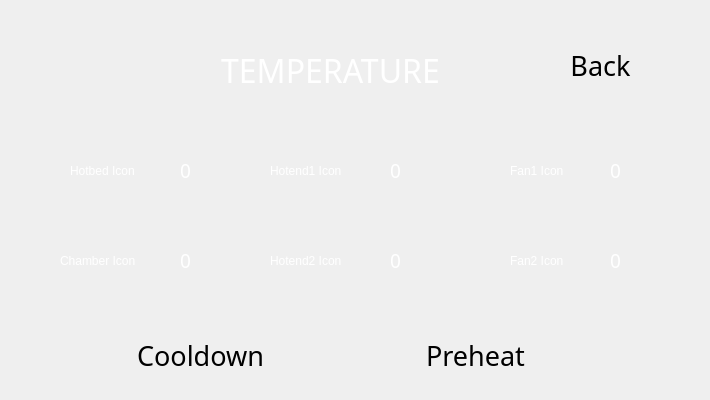
  <widget class="QWidget" name="temperature_page">
   <widget class="QLabel" name="temperature_hotend_2_icon_label">
    <property name="geometry">
     <rect>
      <x>270</x>
      <y>240</y>
      <width>71</width>
      <height>41</height>
     </rect>
    </property>
    <property name="styleSheet">
     <string notr="true">background: transparent; color: white;</string>
    </property>
    <property name="text">
     <string>Hotend2 Icon</string>
    </property>
   </widget>
   <widget class="QLabel" name="temperature_hotend_1_value_label">
    <property name="enabled">
     <bool>true</bool>
    </property>
    <property name="geometry">
     <rect>
      <x>360</x>
      <y>150</y>
      <width>71</width>
      <height>41</height>
     </rect>
    </property>
    <property name="font">
     <font>
      <family>Montserrat</family>
      <pointsize>14</pointsize>
     </font>
    </property>
    <property name="styleSheet">
     <string notr="true">background: transparent; color: white;</string>
    </property>
    <property name="text">
     <string>0</string>
    </property>
    <property name="alignment">
     <set>Qt::AlignCenter</set>
    </property>
   </widget>
   <widget class="QLabel" name="temperature_chamber_value_label_5">
    <property name="enabled">
     <bool>true</bool>
    </property>
    <property name="geometry">
     <rect>
      <x>150</x>
      <y>240</y>
      <width>71</width>
      <height>41</height>
     </rect>
    </property>
    <property name="font">
     <font>
      <family>Montserrat</family>
      <pointsize>14</pointsize>
     </font>
    </property>
    <property name="styleSheet">
     <string notr="true">background: transparent; color: white;</string>
    </property>
    <property name="text">
     <string>0</string>
    </property>
    <property name="alignment">
     <set>Qt::AlignCenter</set>
    </property>
   </widget>
   <widget class="QLabel" name="temperature_fan_1_icon_label">
    <property name="geometry">
     <rect>
      <x>510</x>
      <y>150</y>
      <width>61</width>
      <height>41</height>
     </rect>
    </property>
    <property name="styleSheet">
     <string notr="true">background: transparent; color: white;</string>
    </property>
    <property name="text">
     <string>Fan1 Icon</string>
    </property>
   </widget>
   <widget class="QLabel" name="temperature_fan_1_value_label">
    <property name="enabled">
     <bool>true</bool>
    </property>
    <property name="geometry">
     <rect>
      <x>580</x>
      <y>150</y>
      <width>71</width>
      <height>41</height>
     </rect>
    </property>
    <property name="font">
     <font>
      <family>Montserrat</family>
      <pointsize>14</pointsize>
     </font>
    </property>
    <property name="styleSheet">
     <string notr="true">background: transparent; color: white;</string>
    </property>
    <property name="text">
     <string>0</string>
    </property>
    <property name="alignment">
     <set>Qt::AlignCenter</set>
    </property>
   </widget>
   <widget class="QLabel" name="temperature_hotend_2_value_label">
    <property name="enabled">
     <bool>true</bool>
    </property>
    <property name="geometry">
     <rect>
      <x>360</x>
      <y>240</y>
      <width>71</width>
      <height>41</height>
     </rect>
    </property>
    <property name="font">
     <font>
      <family>Montserrat</family>
      <pointsize>14</pointsize>
     </font>
    </property>
    <property name="styleSheet">
     <string notr="true">background: transparent; color: white;</string>
    </property>
    <property name="text">
     <string>0</string>
    </property>
    <property name="alignment">
     <set>Qt::AlignCenter</set>
    </property>
   </widget>
   <widget class="QLabel" name="temperature_fan_2_value_label">
    <property name="enabled">
     <bool>true</bool>
    </property>
    <property name="geometry">
     <rect>
      <x>580</x>
      <y>240</y>
      <width>71</width>
      <height>41</height>
     </rect>
    </property>
    <property name="font">
     <font>
      <family>Montserrat</family>
      <pointsize>14</pointsize>
     </font>
    </property>
    <property name="styleSheet">
     <string notr="true">background: transparent; color: white;</string>
    </property>
    <property name="text">
     <string>0</string>
    </property>
    <property name="alignment">
     <set>Qt::AlignCenter</set>
    </property>
   </widget>
   <widget class="QLabel" name="temperature_chamber_icon_label">
    <property name="geometry">
     <rect>
      <x>60</x>
      <y>240</y>
      <width>81</width>
      <height>41</height>
     </rect>
    </property>
    <property name="styleSheet">
     <string notr="true">background: transparent; color: white;</string>
    </property>
    <property name="text">
     <string>Chamber Icon</string>
    </property>
   </widget>
   <widget class="QLabel" name="temperature_title_lable">
    <property name="geometry">
     <rect>
      <x>190</x>
      <y>50</y>
      <width>281</width>
      <height>41</height>
     </rect>
    </property>
    <property name="font">
     <font>
      <family>Momcake</family>
      <pointsize>24</pointsize>
     </font>
    </property>
    <property name="layoutDirection">
     <enum>Qt::RightToLeft</enum>
    </property>
    <property name="styleSheet">
     <string notr="true">background: transparent; color: white;</string>
    </property>
    <property name="text">
     <string>TEMPERATURE</string>
    </property>
    <property name="alignment">
     <set>Qt::AlignCenter</set>
    </property>
    <property name="class" stdset="0">
     <string>title_text</string>
    </property>
   </widget>
   <widget class="QLabel" name="temperature_bed_icon_label">
    <property name="geometry">
     <rect>
      <x>70</x>
      <y>150</y>
      <width>71</width>
      <height>41</height>
     </rect>
    </property>
    <property name="styleSheet">
     <string notr="true">background: transparent; color: white;</string>
    </property>
    <property name="text">
     <string>Hotbed Icon</string>
    </property>
   </widget>
   <widget class="QLabel" name="temperature_bed_value_label">
    <property name="enabled">
     <bool>true</bool>
    </property>
    <property name="geometry">
     <rect>
      <x>150</x>
      <y>150</y>
      <width>71</width>
      <height>41</height>
     </rect>
    </property>
    <property name="font">
     <font>
      <family>Montserrat</family>
      <pointsize>14</pointsize>
     </font>
    </property>
    <property name="styleSheet">
     <string notr="true">background: transparent; color: white;</string>
    </property>
    <property name="text">
     <string>0</string>
    </property>
    <property name="alignment">
     <set>Qt::AlignCenter</set>
    </property>
   </widget>
   <widget class="CustomQPushButton" name="temperature_cooldown_btn">
    <property name="geometry">
     <rect>
      <x>80</x>
      <y>320</y>
      <width>241</width>
      <height>71</height>
     </rect>
    </property>
    <property name="minimumSize">
     <size>
      <width>10</width>
      <height>10</height>
     </size>
    </property>
    <property name="font">
     <font>
      <family>Momcake</family>
      <pointsize>20</pointsize>
      <italic>false</italic>
      <stylestrategy>PreferAntialias</stylestrategy>
     </font>
    </property>
    <property name="mouseTracking">
     <bool>false</bool>
    </property>
    <property name="tabletTracking">
     <bool>true</bool>
    </property>
    <property name="contextMenuPolicy">
     <enum>Qt::NoContextMenu</enum>
    </property>
    <property name="layoutDirection">
     <enum>Qt::LeftToRight</enum>
    </property>
    <property name="styleSheet">
     <string notr="true"/>
    </property>
    <property name="text">
     <string>Cooldown</string>
    </property>
    <property name="autoDefault">
     <bool>false</bool>
    </property>
    <property name="flat">
     <bool>true</bool>
    </property>
    <property name="class" stdset="0">
     <string>menu_btn</string>
    </property>
    <property name="borderLeftPixmap" stdset="0">
     <pixmap resource="resources/button_resources.qrc">:/button_borders/media/buttons/btn_part1.svg</pixmap>
    </property>
    <property name="borderCenterPixmap" stdset="0">
     <pixmap resource="resources/button_resources.qrc">:/button_borders/media/buttons/btn_part2.svg</pixmap>
    </property>
    <property name="borderRightPixmap" stdset="0">
     <pixmap resource="resources/button_resources.qrc">:/button_borders/media/buttons/btn_part3.svg</pixmap>
    </property>
   </widget>
   <widget class="QLabel" name="temperature_fan_2_icon_label">
    <property name="geometry">
     <rect>
      <x>510</x>
      <y>240</y>
      <width>61</width>
      <height>41</height>
     </rect>
    </property>
    <property name="styleSheet">
     <string notr="true">background: transparent; color: white;</string>
    </property>
    <property name="text">
     <string>Fan2 Icon</string>
    </property>
   </widget>
   <widget class="QLabel" name="temperature_hotend_1_icon_label">
    <property name="geometry">
     <rect>
      <x>270</x>
      <y>150</y>
      <width>81</width>
      <height>41</height>
     </rect>
    </property>
    <property name="styleSheet">
     <string notr="true">background: transparent; color: white;</string>
    </property>
    <property name="text">
     <string>Hotend1 Icon</string>
    </property>
   </widget>
   <widget class="CustomQPushButton" name="temperature_preheat_btn">
    <property name="geometry">
     <rect>
      <x>350</x>
      <y>320</y>
      <width>251</width>
      <height>71</height>
     </rect>
    </property>
    <property name="minimumSize">
     <size>
      <width>10</width>
      <height>10</height>
     </size>
    </property>
    <property name="font">
     <font>
      <family>Momcake</family>
      <pointsize>20</pointsize>
      <italic>false</italic>
      <stylestrategy>PreferAntialias</stylestrategy>
     </font>
    </property>
    <property name="mouseTracking">
     <bool>false</bool>
    </property>
    <property name="tabletTracking">
     <bool>true</bool>
    </property>
    <property name="contextMenuPolicy">
     <enum>Qt::NoContextMenu</enum>
    </property>
    <property name="layoutDirection">
     <enum>Qt::LeftToRight</enum>
    </property>
    <property name="styleSheet">
     <string notr="true"/>
    </property>
    <property name="text">
     <string>Preheat</string>
    </property>
    <property name="autoDefault">
     <bool>false</bool>
    </property>
    <property name="flat">
     <bool>true</bool>
    </property>
    <property name="class" stdset="0">
     <string>menu_btn</string>
    </property>
    <property name="borderLeftPixmap" stdset="0">
     <pixmap resource="resources/button_resources.qrc">:/button_borders/media/buttons/btn_part1.svg</pixmap>
    </property>
    <property name="borderCenterPixmap" stdset="0">
     <pixmap resource="resources/button_resources.qrc">:/button_borders/media/buttons/btn_part2.svg</pixmap>
    </property>
    <property name="borderRightPixmap" stdset="0">
     <pixmap resource="resources/button_resources.qrc">:/button_borders/media/buttons/btn_part3.svg</pixmap>
    </property>
   </widget>
   <widget class="CustomQPushButton" name="temperature_back_btn">
    <property name="geometry">
     <rect>
      <x>500</x>
      <y>30</y>
      <width>201</width>
      <height>71</height>
     </rect>
    </property>
    <property name="minimumSize">
     <size>
      <width>10</width>
      <height>10</height>
     </size>
    </property>
    <property name="font">
     <font>
      <family>Momcake</family>
      <pointsize>20</pointsize>
      <italic>false</italic>
      <stylestrategy>PreferAntialias</stylestrategy>
     </font>
    </property>
    <property name="mouseTracking">
     <bool>false</bool>
    </property>
    <property name="tabletTracking">
     <bool>true</bool>
    </property>
    <property name="contextMenuPolicy">
     <enum>Qt::NoContextMenu</enum>
    </property>
    <property name="layoutDirection">
     <enum>Qt::LeftToRight</enum>
    </property>
    <property name="styleSheet">
     <string notr="true"/>
    </property>
    <property name="text">
     <string>Back</string>
    </property>
    <property name="autoDefault">
     <bool>false</bool>
    </property>
    <property name="flat">
     <bool>true</bool>
    </property>
    <property name="class" stdset="0">
     <string>menu_btn</string>
    </property>
    <property name="borderLeftPixmap" stdset="0">
     <pixmap resource="resources/button_resources.qrc">:/button_borders/media/buttons/btn_part1.svg</pixmap>
    </property>
    <property name="borderCenterPixmap" stdset="0">
     <pixmap resource="resources/button_resources.qrc">:/button_borders/media/buttons/btn_part2.svg</pixmap>
    </property>
    <property name="borderRightPixmap" stdset="0">
     <pixmap resource="resources/button_resources.qrc">:/button_borders/media/buttons/btn_part3.svg</pixmap>
    </property>
   </widget>
   <widget class="QPushButton" name="hotend_temp_btn">
    <property name="geometry">
     <rect>
      <x>60</x>
      <y>150</y>
      <width>171</width>
      <height>41</height>
     </rect>
    </property>
    <property name="styleSheet">
     <string notr="true">QPushButton{background:Transparent;}</string>
    </property>
    <property name="text">
     <string/>
    </property>
    <property name="flat">
     <bool>true</bool>
    </property>
   </widget>
   <widget class="QPushButton" name="hotend_1_temp_btn">
    <property name="geometry">
     <rect>
      <x>260</x>
      <y>150</y>
      <width>191</width>
      <height>51</height>
     </rect>
    </property>
    <property name="styleSheet">
     <string notr="true">QPushButton{background:Transparent;}</string>
    </property>
    <property name="text">
     <string/>
    </property>
    <property name="flat">
     <bool>true</bool>
    </property>
   </widget>
   <widget class="QPushButton" name="fan_power_btn">
    <property name="geometry">
     <rect>
      <x>490</x>
      <y>150</y>
      <width>181</width>
      <height>41</height>
     </rect>
    </property>
    <property name="styleSheet">
     <string notr="true">QPushButton{background:Transparent;}</string>
    </property>
    <property name="text">
     <string/>
    </property>
    <property name="flat">
     <bool>true</bool>
    </property>
   </widget>
   <widget class="QPushButton" name="chamber_temp_btn">
    <property name="geometry">
     <rect>
      <x>50</x>
      <y>240</y>
      <width>181</width>
      <height>41</height>
     </rect>
    </property>
    <property name="styleSheet">
     <string notr="true">QPushButton{background:Transparent;}</string>
    </property>
    <property name="text">
     <string/>
    </property>
    <property name="flat">
     <bool>true</bool>
    </property>
   </widget>
   <widget class="QPushButton" name="chamber_1_temp_btn">
    <property name="geometry">
     <rect>
      <x>260</x>
      <y>240</y>
      <width>181</width>
      <height>41</height>
     </rect>
    </property>
    <property name="styleSheet">
     <string notr="true">QPushButton{background:Transparent;}</string>
    </property>
    <property name="text">
     <string/>
    </property>
    <property name="flat">
     <bool>true</bool>
    </property>
   </widget>
   <widget class="QPushButton" name="fan_1_power_btn">
    <property name="geometry">
     <rect>
      <x>500</x>
      <y>240</y>
      <width>171</width>
      <height>41</height>
     </rect>
    </property>
    <property name="styleSheet">
     <string notr="true">QPushButton{background:Transparent;}</string>
    </property>
    <property name="text">
     <string/>
    </property>
    <property name="flat">
     <bool>true</bool>
    </property>
   </widget>
   <zorder>temperature_hotend_2_icon_label</zorder>
   <zorder>temperature_hotend_1_value_label</zorder>
   <zorder>temperature_chamber_value_label_5</zorder>
   <zorder>temperature_fan_1_icon_label</zorder>
   <zorder>temperature_fan_1_value_label</zorder>
   <zorder>temperature_hotend_2_value_label</zorder>
   <zorder>temperature_fan_2_value_label</zorder>
   <zorder>temperature_chamber_icon_label</zorder>
   <zorder>temperature_title_lable</zorder>
   <zorder>temperature_bed_icon_label</zorder>
   <zorder>temperature_bed_value_label</zorder>
   <zorder>temperature_cooldown_btn</zorder>
   <zorder>temperature_fan_2_icon_label</zorder>
   <zorder>temperature_hotend_1_icon_label</zorder>
   <zorder>temperature_preheat_btn</zorder>
   <zorder>temperature_back_btn</zorder>
   <zorder>chamber_1_temp_btn</zorder>
   <zorder>chamber_temp_btn</zorder>
   <zorder>fan_1_power_btn</zorder>
   <zorder>fan_power_btn</zorder>
   <zorder>hotend_1_temp_btn</zorder>
   <zorder>hotend_temp_btn</zorder>
  </widget>
